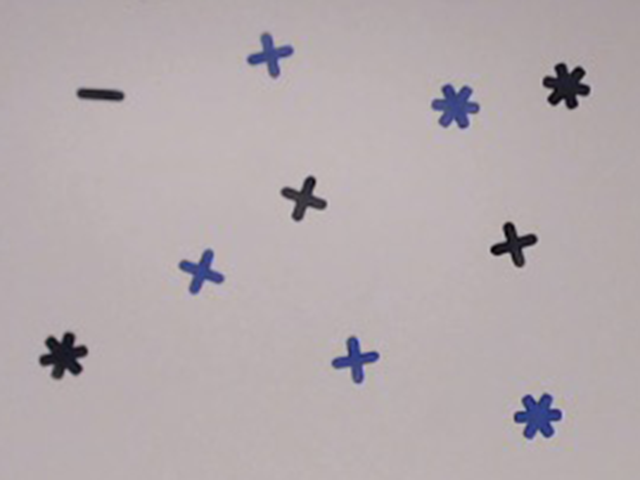
#> input picture data/lab-01-data/arena-shapes-01.png, 640 x 480 px; its folder holds only this picture in this run
$ jupyter execute --allow-errors lab_01_segmentation.ipynb   (shell and % lines are left out)
#> lines starting #> are read from the running program, lines starting #| are printed output that depends on the picture; after the words box and inside, x2 and y2 are one past the last pixel; in counts of white or black regions, pixels touching at a corner belong together
# [IAPR 2020:][iapr2020] Lab 1 ‒  Image segmentation

**Authors:** Claire Meyer, Nicolas Furrer, Philipp Schuler
**Due date:** 26.03.2020

[iapr2020]: https://github.com/LTS5/iapr-2020

## Extracting relevant data
We first need to extract the `lab-01-data.tar.gz` archive.
To this end, we use the [tarfile] module from the Python standard library.

[tarfile]: https://docs.python.org/3.6/library/tarfile.html

[cell 1]
import tarfile
import os

data_base_path = os.path.join(os.pardir, "data")
data_folder = "lab-01-data"
tar_path = os.path.join(data_base_path, data_folder + '.tar.gz')
#> (the rest of this cell did not finish here and is left out)

## Part 1: Brain segmentation

Your goal: compute the size of the brain (in pixels) in a 2D image of a human head taken by Magnetic Resonance Imaging (MRI).
* Try as many methods as you can, the more the better.
* At least region growing and contour detection.

### 1.1 Brain image visualization

[cell 2]
import skimage.io
import matplotlib.pyplot as plt

import cv2 as cv
import numpy as np

# Load image with OpenCV
data_path = os.path.join(data_base_path, data_folder)
original_img = cv.imread(os.path.join(data_path, "brain-slice40.tiff"),0)
#> (the rest of this cell did not finish here and is left out)

### 1.2 Region growing
<!-- Add your implementation and discussion -->

In order to compute the size of the brain using region growing, we start from the original image, $I_1$, and compute the subsequent images :
- $I_2$, by doing region growing on $I_1$, the original image. We obtain the original image superimposed with the mask of the brain surface. The OpenCV function used, `cv.floodFill(image, mask, seedPoint, newVal, loDiff, upDiff)`, also fill the argument `mask` with the mask of the brain surface, but that mask is bigger than the original image (if original image is $n$ x $n$, then the mask is ($n$+2) x ($n$+2), and the padding is filled with the filling value, so here, white (255).
- $I_3$, by cropping the mask obtained at the previous steop. We just need to remove the aforementionned padding. We obtain a mask of the brain surface (brain surface is white on black background).

From there, we just count how many pixels are white in $I_3$, the mask, to have the size of the brain in pixels. To verify the quality of the result, we also compute $I_4$, by superimposing $I_3$, the mask of the brain, on $I_1$, the original image. It allows us to assess that the brain surface is indeed correct with visual proof.

<br>

All the steps from the original image to the brain mask and the quality control image (from $I_1$ to $I_4$) are displayed below, along with the implementation :

#> (a cell that did not finish here is left out)

The results indicate that the surface of the brain is of 15667 px, which corresponds to 23.91% of the image size, as can be seen just above. $I_4$, the quality control image, also shows that the segmentation is good, and thus that the results can be trusted.

<br>

This method requires three meta parameters :
- An initial seed for the region growing, to begin the the flood-filling from. In order to find the surface of the brain, that seed needs to be located somewhere within that area. Thus, it can take many values, as long as the coordinates are within the surface of the brain. Here, they were chosen by estimation with the naked eye (trial and error), and ($x$,$y$)=(150,150) is such a coordinate.
- A lower and upper brightness difference beetween the currently observed pixel (pixel at $(x,y)$) and one of its neighbors belonging to the component, or a seed pixel being added to the component (pixel at $(x',y')$). We determine that the next pixel belongs to the region if :
    $$\texttt{src} (x',y')- \texttt{loDiff} \leq \texttt{src} (x,y) \leq \texttt{src} (x',y')+ \texttt{upDiff}$$
    Here, the lower difference is 6, and the upper difference is 15. It means that a pixel is much more easily added to the growing region if the brightness is higher, than if the brightness is lower, as the empty zones between the brain and the skull are darker.

### 1.3 Contour detection
<!-- Add your implementation and discussion -->

In order to compute the size of the brain using contour detection, we start from the original image, $I_1$, and compute the subsequent images :
- $I_2$, by applying the Canny algorithm on $I_1$, the original image. We obtain the contours of the original image. But those contours are not closed, they are just edges from the original image. To determine a region (here, the brain), we need the contour around that region closed (the other contours don't matter).
- $I_3$, by dilating $I_2$, the contours. We obtained closed contours, because the dilation of the contours make them grow. Thus, the area containing the brain is determined by a closed contour.
- $I_4$, by flooding $I_3$, the closed contours, with a initial seed in the brain. We obtain a compound black image, with the closed dilated contours and the brain surface in white. Indeed, flooding fills a zone on the basis of a continuous color (or here, lack thereof, because we flood an area of pixel value 0). Because we fill from the inside of the brain (black), and the brain is closed by closed contours (white), after flood-filling, the brain is white. It is the same function from OpenCV than the one used in the region growing part; but the difference is that here, we do not set the lower and upper difference. Thus they are the default, which is 0. It means that it is no longer a region growing, but a flooding (only exactly the same color is filled).
- $I_5$, by performing the "NOT" bitwise operation on $I_4$. We obtain a compound white image, with the closed dilated contours and the brain surface in black. The operations to obtain $I_5$ and $I_6$ are just logical operations on the images, to obtain what we want.
- $I_6$, by performing the "OR" bitwise operation on $I_3$ and $I_5$. Since $I_3$ contains the closed dilated contours, and $I_5$ anything but the contours and the brain surface, we obtain a white image with the brain surface in black. That brain surface is eroded compared to the real size, because of the previous dilation (of the edges of the brain).
- $I_7$, by eroding $I_6$. We obtain a white image with the brain in black, but this time the correct surface. We need this erosion because we had to dilate $I_2$, to close the contours. This dilation "ate away" at the brain, so now we need to "grow it back up". This is done by erosion because the brain is in black, not in white.
- $I_8$, by performing the "NOT" bitwise operation on $I_7$. We obtain a mask of the brain surface (brain surface is white on black background).

From there, we just count how many pixels are white in $I_8$, the mask, to have the size of the brain in pixels. To verify the quality of the result, we also compute $I_9$, by superimposing $I_8$, the mask of the brain, on $I_1$, the original image. It allows us to assess that the brain surface is indeed correct with visual proof.

<br>

All the steps from the original image to the brain mask and the quality control image (from $I_1$ to $I_9$) are displayed below, along with the implementation :

[cell 4]
# Canny detection
t1 = 85
t2 = 200
edges_img = cv.Canny(image=original_img, threshold1=t1, threshold2=t2, apertureSize=3)

# Dilation of contours
kernel = np.zeros((3,3), np.uint8)
cv.circle(img=kernel, center=(1,1), radius=1, color=255, thickness=-1)
#> (the rest of this cell did not finish here and is left out)

The results indicate that the surface of the brain is of 15742 px, which corresponds to 24.02% of the image size, as can be seen just above. $I_9$, the quality control image, also shows that the segmentation is good, and thus that the results can be trusted.

<br>

This method requires a few meta parameters :
- $t_1$ and $t_2$, the thresholds for the Canny edges detector. Those two threshold mark the strong and weak edges : anything above the highest threshold is a strong edge, anything below the lowest threshold is deleted, and the rest is a weak edge, whose validity is determined by its link, or lack thereof, to a strong edge. Those values are determined empirically, and influence drastically the result of the edge detection. Here, we chose $t_1$=85 and $t_2$=200.
- The dilation kernel is also quite important. If too small, the dilation doesn't close the edges. If too big, some edges that should remain separate become fused. Here, the kernel is a circle of radius 1, which is equivalent to a cross on a 3x3 matrix. To ensure some degree of consistency, the same kernel is used for the subsequent erosion.
- Similarly, the dilation iteration number, if too high, can fuse edges that should remain separate. Here, we only iterated the dilation once; and thus we only eroded once as well, for consistency.
- The flooding necessitates an initial seed, to begin the the flooding from. In order to find the surface of the brain, that seed needs to be located somewhere within that area. We chose the same seed as for the region growing, ($x$,$y$)=(150,150).

<br>

Initially, we tried an histogram equalization on the original image, to see if we could determine the edges more acurately that way. It proved to be severely unhelpful, to the point of being deleterious to the result. When looking at the result of an histogram equalization on the image, we can easily see why. Indeed a lot of noise is enhanced by the equalization, to the point where there are way too many false positive when trying to detect the edges with the Canny algorithm. Below are shown the original image, the histogram equalization of that original image, and the edges detected with the Canny algorithm from that equalized image :

[cell 5]
# Histogram equalization
equalized_img = cv.equalizeHist(original_img)

# Canny detection
t1 = 240
t2 = 245
edges_img_2 = cv.Canny(image=equalized_img,threshold1=t1,threshold2=t2,apertureSize=3)

# Plots
n_lin = 1
n_col = 3
#> (the rest of this cell did not finish here and is left out)

In order to try and detect only the strongest edges, the Canny thresholds are set very high, to keep only the strongest of edges, but there are still too many false positive : the histogram equalization broke the edges on the original image.

### 1.4 Active contours
<!-- Add your implementation and discussion -->

In order to compute the size of the brain using active contours, we initialize an initial snake around the brain, and then warp it to closely stick to the brain surface edge. From it, we compute the area within the snake using the Green theorem.

<br>

All the steps are displayed below, along with the implementation :

[cell 6]
from skimage.filters import gaussian
from skimage.segmentation import active_contour

# Area calculation with green theorem :
# Source: https://stackoverflow.com/questions/22678990/how-can-i-calculate-the-area-within-a-contour-in-python-using-the-matplotlib
# [10 lines left out: function area, not called in this run]

# Initialisation of the snake as a circle centered around the brain
center = (147, 125)
radius = 75
samples = np.linspace(0, 2*np.pi, 400)
sine = center[0] + radius*np.sin(samples)
cosine = center[1] + radius*np.cos(samples)
initial_snake = np.array([sine, cosine]).T

# Gaussian blur
#> (the rest of this cell did not finish here and is left out)

The results indicate that the surface of the brain is of 19259 px, which corresponds to 29.39% of the image size, as can be seen just above.
The active contour may not be the best choice in this situation, as we are trying to get the grey zone out of the other different grey zone; on $I_2$ we can see that the snake doesn't stick as closely to the edge of the brain surface as the previous methods.
There are also holes within the brain that we might want to detect. That could be done with multiple active contour detections just for the holes.

<br>

This method requires a few meta parameters :
- The initial snake position; the closer it is to the final snake, the better.
- Beta, the smoothness of the line. We don't want to be too smooth as the brain has lots of folds.
- `w_line`, the attraction to brightness. Here we want to keep away from the brighter areas and try to stay in the dark zones between the brain and the skull.
- `w_edge`, the attraction to the edges. We want to stick as much as possible to edges.

Those meta parameters allow to miss very few parts of the brain, but include some that shouldn't be included.

### 1.4 Thresholding
<!-- Add your implementation and discussion -->

In order to compute the size of the brain using thresholding, we start from the original image, $I_1$, and compute the subsequent images :
- $I_2$, by equalizing $I_1$'s histogram, the original image. We obtain an image with values more spread on the dynamic available.
- $I_3$, by thresholding $I_2$, the histogram equilized version of the original image. Ideally, we want at that stage to have the brain as a single region, separate from the other regions on the image. Unfortunately, that's not the case, and on the images below, it is visible that the right ocular region is attached to the brain after thresholding. It doesn't matter, because we can get rid of it at the next step.
- $I_4$, by eroding $I_3$, the thresholded image, with a 3 x 3 kernel presenting a circle of radius 1 (i.e. a cross). We iterate the erosion until the ocular region is cut from the brain, that is three times. We obtain an eroded thresholded image, where the brain is one region, separate from the rest.
- $I_5$, by flooding $I_4$, where the brain was isolated, with a initial seed withing the brain area. The two next steps are bitwise operations similar to the method with contour detection.
- $I_6$, by performing the "NOT" bitwise operation on $I_5$.
- $I_7$, by performing the "AND" bitwise operation on $I_6$ and $I_4$. We obtain an eroded version of the brain mask. To restore the correct brain mask, $I_8$, we just need one last step.
- $I_8$, by dilating $I_7$, the eroded brain mask. We obtain a mask of the brain surface (brain surface is white on black background). We use the same kernel as for the erosion, and the same number of iterations.

From there, we just count how many pixels are white in $I_8$, the mask, to have the size of the brain in pixels. To verify the quality of the result, we also compute $I_9$, by superimposing $I_8$, the mask of the brain, on $I_1$, the original image. It allows us to assess that the brain surface is indeed correct with visual proof.

<br>

All the steps from the original image to the brain mask and the quality control image (from $I_1$ to $I_9$) are displayed below, along with the implementation :

[cell 7]
# Histogram equalization
equalized_img = cv.equalizeHist(original_img)

# Plain threshold
threshold = 127
_, thresholded_img = cv.threshold(src=equalized_img, thresh=threshold, maxval=255, type=cv.THRESH_BINARY)

# Erosion to cut the right eye
iterations_num = 3
kernel = np.zeros((3,3), np.uint8)
cv.circle(img=kernel, center=(1,1), radius=1, color=255, thickness=-1)
#> (the rest of this cell did not finish here and is left out)

The results indicate that the surface of the brain is of 16570 px, which corresponds to 25.28% of the image size, as can be seen just above. $I_9$, the quality control image, also shows that the segmentation is good, and thus that the results can be trusted.

<br>

This method requires a few meta parameters :
- The first is the threshold value for the thresholding. Too high, and not all the brain is one piece during this crucial part of the segmentation. Too low, and bit of other cranial structures are attached to the brain. Unfortunately, the "too high" value is lower than the "too low" value, so we have to choose between the brain in its entirety but with bits of occular region attached, and the brain in several parts. Since it's easier to get rid of the occular parts later, we chose a value at which the brain is in one piece. Initially, we tried the Otsu threshold, which maximize inter-class variance, and minimizes intra-class variance; but it's just not a good threshold for this application.
- The erosion kernel is also quite important. If it's too big, then the risk is to detach parts of the brain. That's why it's a cross on a 3 x 3 matrix. The same kernel is later used for the dilation to restore back the brain region.
- The number of iterations to the dilation is dictated by need : it's the minimum number of iterations needed to detach the right occular region from the brain. The brain region, when segmented, is dilated the same number of time, to restore back the correct zone.
- The flooding necessitates an initial seed, to begin the the flooding from. In order to find the surface of the brain, that seed needs to be located somewhere within that area. We chose the same seed as for the region growing, ($x$,$y$)=(150,150).

<br>

Initially, the histogram equalization showed that 0-padding wide of 26 px was added to the original image. Because this adds artificial pixels of value 0 to the image, we wondered how it affected the histogram equalization. Thus, we equalized on the whole original image, and on a ROI of the original image, to see the difference :

[cell 8]
# Histogram equalization on the whole image
equalized_img = cv.equalizeHist(original_img)

# Histogram equalization with ROI
d = 26
#> (the rest of this cell did not finish here and is left out)

Because the histogram of the original image is skewed on the left, and because of the inherent discrete nature of it, it doesn't impact the equalization, and they both give exactly the same result (the norm of the error between the two equlized histogram is 0). Had the values of the image without the padding been skewed on the right instead, it would have led to very distinct histograms.

<br>

Another trial (and error) experimented was an adaptive threshold. Adaptive thresholds work great on pictures which cast shadows, because the threshold is determined automatically from values from neighboring pixels, and maybe that thresholding method would segment better the brain from the skull. The downside is that it requires a new meta-parameter, namely how we determine which pixels are considered neighboring pixels. Here are the result of those investigations, along with the result from plain Otsu thresholding, to illustrate why we didn't keep those implementations :

[cell 9]
# Histogram equalization on the whole image
equalized_img = cv.equalizeHist(original_img)

# Otsu thresholding
_, otsu_img = cv.threshold(src=equalized_img, thresh=0, maxval=255, type=(cv.THRESH_BINARY | cv.THRESH_OTSU))

# Adaptive thresholding
maxVal=255
constant = 2

blocksize = 51
#> (the rest of this cell did not finish here and is left out)

None of these threshold are as nice as the plain, hand-tuned threshold used (considering our application).

## Part 2: Shape/color segmentation

You will find hereafter three pictures taken under three different illuminations, containing some shapes with different colors. We ask you to create a routine to:

1. Count the number of shapes of each color.
2. Compute the total area (in pixels) of each color.

Please note that one specific challenge is to be robust to illumination changes. Therefore some kind of intensity normalization should probably be used.

**Note:** the routine(s) that you will write for this exercise will be useful for the final project as well, so pay special attention to it.

### 2.1 Visualization

[cell 10]
# Load images
img_names = ["arena-shapes-01", "arena-shapes-02", "arena-shapes-03"]
filenames = [os.path.join(data_path, name) + ".png" for name in img_names]
img_files = skimage.io.imread_collection(filenames)
#> img_files = 1 item
imgs = skimage.io.concatenate_images(img_files)

# Print information
img_num = imgs.shape[0]
img_size = (imgs.shape[1],imgs.shape[2])
channel_num = imgs.shape[-1]
print(f"Number of images: {img_num}")
#| Number of images: 1
print(f"Image size : {img_size[0]}x{img_size[1]}")
#| Image size : 480x640
print(f"Number of color channels : {channel_num}")
#| Number of color channels : 3

# Plots
n_lin = 1
n_col = 3
size = 6
fig, ax = plt.subplots(n_lin, n_col, figsize=(n_col*size, n_lin*size))

for a, img, name in zip(ax.flatten(), imgs, img_names):
    a.imshow(img)
    a.axis("off")
    a.set_title(name)
#> this loop made 1 pass
#> name on pass 1: 'arena-shapes-01'

# End of cell
print("Done")

The idea is to have a robust process that can be applied in exactly the same way to each image to have the same results.
For that, we wrote the function `mask, grayscale_img, equalized_img, filtered_img, closed_img = filterColorFromImg(image, colorRange)`.
That function :
- Takes an RGB input image
- Converts it to grayscale
- Equalizes the grayscale image's histogram to attenuate the effect of the light
- Filters the image for a color range passed in parameter
- Closes the image and then opens it to improve the quality.

All the intermediate steps are returned by the function, in the computed order, except for the final mask which is returned first, because it's the most important returned object of the function.

This function works very well, as can be seen on the steps displayed below for every image, along with the implementation :

[cell 11]
def filterColorFromImg(image, colorRange):
    grayscale_img = cv.cvtColor(image, cv.COLOR_BGR2GRAY)
    equalized_img = cv.equalizeHist(grayscale_img)
    filtered_img = cv.inRange(equalized_img,colorRange[0],colorRange[1])
    kernel = np.zeros((5,5), np.uint8)
    cv.circle(img=kernel, center=(2,2), radius=2, color=255, thickness=-1)
    closed_img = cv.morphologyEx(filtered_img, cv.MORPH_CLOSE, kernel, iterations=1)
    mask = cv.morphologyEx(closed_img, cv.MORPH_OPEN, kernel, iterations=1)

    return mask, grayscale_img, equalized_img, filtered_img, closed_img

# Threhold ranges
blueRange = (4,8)
blackRange = (0,3)

# Plot parameters
n_lin = 9
n_col = 3
size = 6
fig, ax = plt.subplots(n_lin, n_col, figsize=(n_col*size, n_lin*size*img_size[0]/img_size[1]))

# Definitions
black = 0
blue  = 1
labels = ["Arena shapes", "Grayscale", "Histogram equalization", "Black threshold", "Black morph operation", "Black filtered", "Blue threshold", "Blue morph operation", "Blue filtered"]

# Loop to print all different images
for col, im in enumerate(imgs):
    bkf,gs,he,bks,bkm = filterColorFromImg(im,blackRange)
    blf,_,_,bls,blm = filterColorFromImg(im,blueRange)
    for idx,im in enumerate([im,gs,he,bks,bkm,bkf,bls,blm,blf]):
        ax[idx,col].imshow(im, cmap="gray")
        ax[idx,col].set_title("$I_{" + str(col+1) + str(idx+1) + "}$ : " + labels[idx] + " 0" + str(col+1))
#> this loop made 1 pass
#> col on pass 1: 0
#> pass 1, in filterColorFromImg, `equalized_img = cv.equalizeHist(grayscale_img)`:
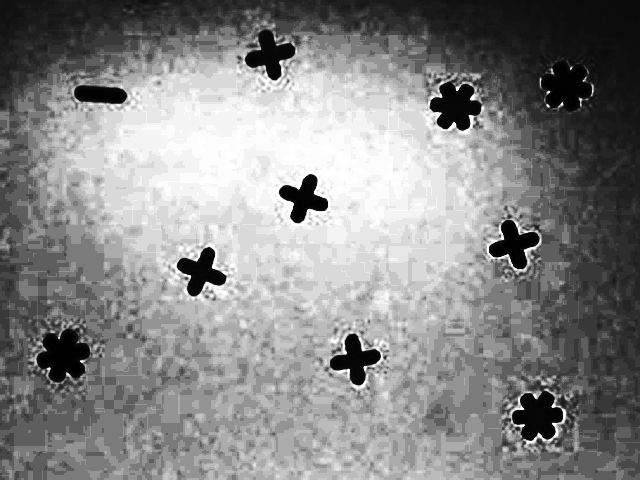
#> equalized_img: shape (480, 640); min 0, max 255, mean 135.7
#> pass 1, in filterColorFromImg, `filtered_img = cv.inRange(equalized_img,colorRange[0],colorRange[1])`:
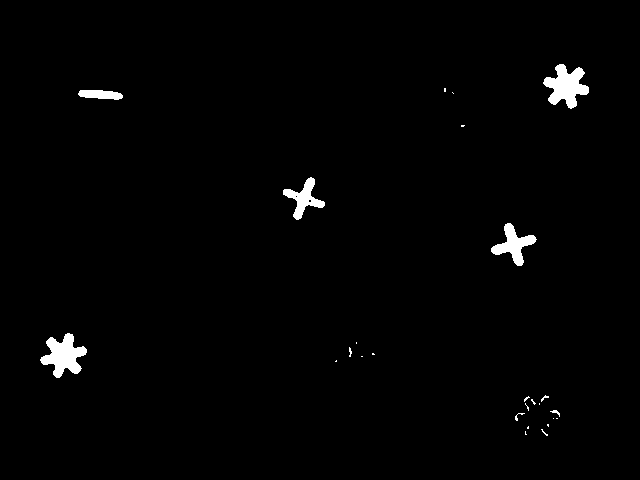
#> filtered_img: shape (480, 640); 1.4% white; 26 white regions (18 under 20 px), largest, box (x1, y1, x2, y2) and area: (543, 64, 589, 109) 1135, (40, 333, 87, 378) 1110, (491, 223, 537, 266) 770

for a in ax.flatten():
    a.axis("off")
#> (the rest of the program and of its run is left out)
